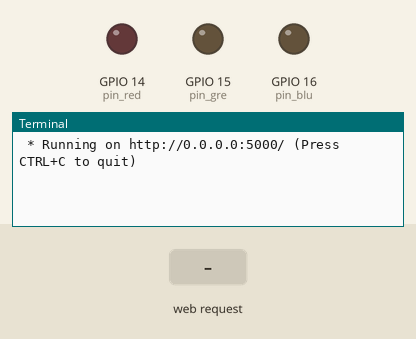
Simulated run of this program. Board: Raspberry Pi (BCM pin numbers). On the bench: output pins drawn as LEDs (lit = HIGH), the last lines printed to the terminal. The test bench sets the inputs (shaded band). The clock reads 2024-03-15 10:24:30 at power-on unless the program sets it.

Above: at 1.2 s.
1.3 s: HTTP request for / received
At 2.4 s:
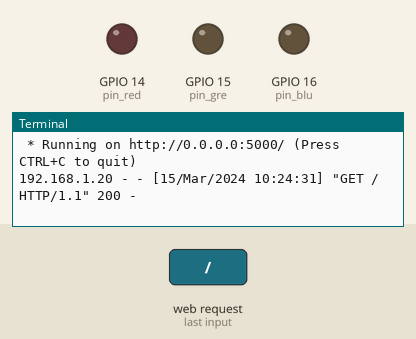
2.8 s: HTTP request for /index received
At 3.5 s:
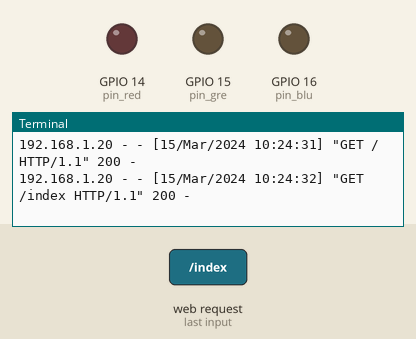

Measured:
- after the input at 1.3 s, the terminal: prints a new line at once (image 1)
- after the input at 2.8 s, the terminal: prints a new line at once (image 2)

The program:

app.py
```python
from flask import Flask, render_template, request
app = Flask(__name__)

from flask_socketio import SocketIO
socketio = SocketIO(app)

pin_red = 14 # 17 20 23
pin_gre = 15 # 18 21 24
pin_blu = 16 # 19 22 25

import pigpio
pi = pigpio.pi()

pi.set_mode(pin_red, pigpio.OUTPUT)
pi.set_mode(pin_gre, pigpio.OUTPUT)
pi.set_mode(pin_blu, pigpio.OUTPUT)

@app.route("/")
@app.route("/index")
def index(): return render_template("index.html")

@socketio.on("red")
def set_red(value): pi.set_PWM_dutycycle(pin_red, value)

@socketio.on("gre")
def set_grn(value): pi.set_PWM_dutycycle(pin_gre, value)

@socketio.on("blu")
def set_blu(value): pi.set_PWM_dutycycle(pin_blu, value)

if __name__ == '__main__':
    socketio.run(app, host = "0.0.0.0")
```
